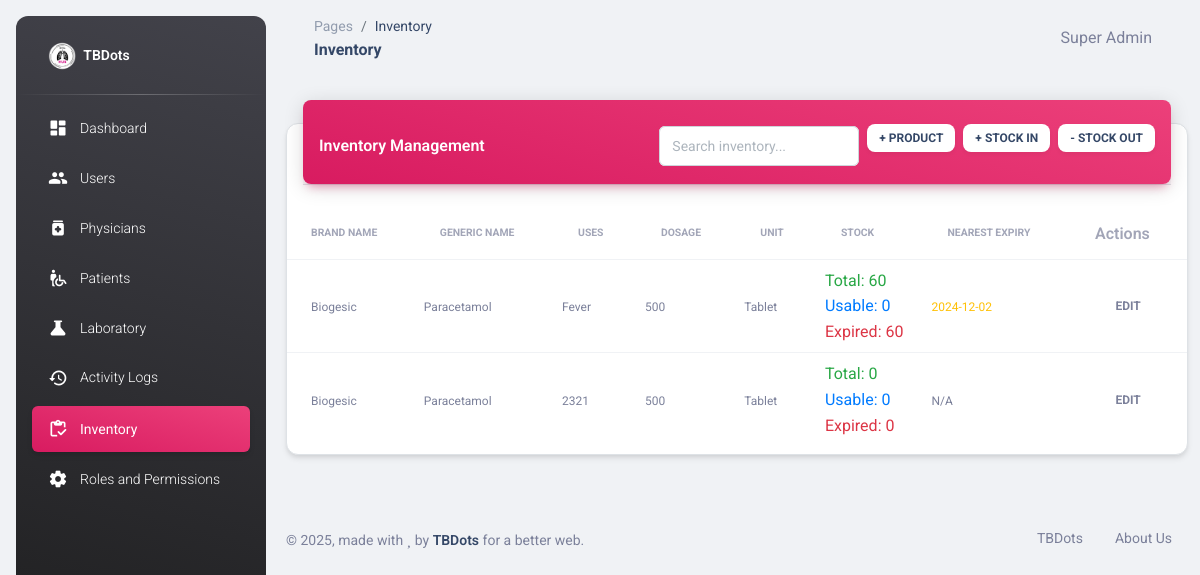
Page /inventory.php (signed in) on the committed database.
### tables this page shows
CREATE TABLE IF NOT EXISTS `products` (
  `id` int NOT NULL AUTO_INCREMENT,
  `brand_name` varchar(255) NOT NULL,
  `generic_name` varchar(255) NOT NULL,
  `uses` text,
  `dosage` varchar(255) DEFAULT NULL,
  `unit_of_measure` varchar(50) NOT NULL,
  `created_at` timestamp NULL DEFAULT CURRENT_TIMESTAMP,
  PRIMARY KEY (`id`)
);

### inventory.php (the view, shortened to what this page needs)
<?php
require_once "connection/db.php";
include_once('head.php');
$sql = "SELECT p.*,
        COALESCE(SUM(i.quantity), 0) as total_stock,
        MIN(i.expiration_date) as nearest_expiry,
        GROUP_CONCAT(
            CONCAT(i.batch_number, ':', i.quantity, ':', i.expiration_date)
            ORDER BY i.expiration_date ASC
            SEPARATOR '|'
        ) as batch_details
        FROM products p
        LEFT JOIN inventory i ON p.id = i.product_id
        GROUP BY p.id";
$products = $conn->query($sql);
?>
<body class="g-sidenav-show bg-gray-200">
    <?php include_once('sidebar.php'); ?>
    <main class="main-content position-relative max-height-vh-100 h-100 border-radius-lg">
        <?php include_once('navbar.php'); ?>
        <div class="container-fluid py-4">
            <div class="row">
                <div class="col-12">
                    <div class="card my-4">
                        <div class="card-header p-0 position-relative mt-n4 mx-3 z-index-2">
                            <div class="bg-gradient-primary shadow-primary border-radius-lg pt-4 pb-3">
                                <div class="d-flex justify-content-between align-items-center px-3">
                                    <h6 class="text-white text-capitalize mb-0">Inventory Management</h6>
                                    <div class="d-flex align-items-center gap-2">
                                        <div class="input-group input-group-outline bg-white rounded">
                                            <input type="text" id="searchInventory" class="form-control" placeholder="Search inventory...">
                                        </div>
                                        <button type="button" class="btn bg-white btn-sm" data-bs-toggle="modal" data-bs-target="#addProductModal">
                                            + Product
                                        </button>
                                        <button type="button" class="btn bg-white btn-sm" data-bs-toggle="modal" data-bs-target="#addInventoryModal">
                                            + Stock In
                                        </button>
                                        <button type="button" class="btn bg-white btn-sm" data-bs-toggle="modal" data-bs-target="#inventoryOutModal">
                                            - Stock Out
                                        </button>
                                    </div>
                                </div>
                            </div>
                        </div>
                        <div class="card-body px-0 pb-2">
                            <div class="table-responsive p-0">
                                <table class="table align-items-center mb-0" id="inventoryTable">
                                    <thead>
                                        <tr>
                                            <th class="text-uppercase text-secondary text-xxs font-weight-bolder opacity-7">Brand Name</th>
                                            <th class="text-uppercase text-secondary text-xxs font-weight-bolder opacity-7">Generic Name</th>
                                            <th class="text-uppercase text-secondary text-xxs font-weight-bolder opacity-7">Uses</th>
                                            <th class="text-uppercase text-secondary text-xxs font-weight-bolder opacity-7">Dosage</th>
                                            <th class="text-uppercase text-secondary text-xxs font-weight-bolder opacity-7">Unit</th>
                                            <th class="text-uppercase text-secondary text-xxs font-weight-bolder opacity-7">Stock</th>
                                            <th class="text-uppercase text-secondary text-xxs font-weight-bolder opacity-7">Nearest Expiry</th>
                                            <th class="text-secondary opacity-7">Actions</th>
                                        </tr>
                                    </thead>
                                    <tbody>
                                        <?php while($row = $products->fetch_assoc()): ?>
                                            <?php
                                            $usable_stock = 0;
                                            $expired_stock = 0;
                                            if ($row['batch_details']) {
                                                $batches = explode('|', $row['batch_details']);
                                                foreach ($batches as $batch) {
                                                    list($batchNumber, $quantity, $expiryDate) = explode(':', $batch);
                                                    if (strtotime($expiryDate) > time()) {
                                                        $usable_stock += $quantity;
                                                    } else {
                                                        $expired_stock += $quantity;
                                                    }
                                                }
                                            }
                                            ?>
                                            <tr onclick="showProductDetails(<?php echo htmlspecialchars(json_encode($row)); ?>)" style="cursor: pointer;">
                                                <td class="ps-4"><span class="text-secondary text-xs"><?php echo htmlspecialchars($row['brand_name']); ?></span></td>
                                                <td><span class="text-secondary text-xs"><?php echo htmlspecialchars($row['generic_name']); ?></span></td>
                                                <td><span class="text-secondary text-xs"><?php echo htmlspecialchars($row['uses']); ?></span></td>
                                                <td><span class="text-secondary text-xs"><?php echo htmlspecialchars($row['dosage']); ?></span></td>
                                                <td><span class="text-secondary text-xs"><?php echo htmlspecialchars($row['unit_of_measure']); ?></span></td>
                                                <td>
                                                    <div class="stock-info">
                                                        <span class="total-stock">Total: <?php echo $row['total_stock']; ?></span><br>
                                                        <span class="usable-stock">Usable: <?php echo $usable_stock; ?></span><br>
                                                        <span class="expired-stock">Expired: <?php echo $expired_stock; ?></span>
                                                    </div>
                                                </td>
                                                <td>
                                                    <span class="text-xs <?php echo ($row['nearest_expiry'] && strtotime($row['nearest_expiry']) < strtotime('+30 days')) ? 'expiry-warning' : ''; ?>">
                                                        <?php echo $row['nearest_expiry'] ? date('Y-m-d', strtotime($row['nearest_expiry'])) : 'N/A'; ?>
                                                    </span>
                                                </td>
                                                <td class="align-middle">
                                                    <button onclick='editProduct(<?php echo json_encode($row); ?>)' class="btn btn-link text-secondary mb-0">
                                                        <i class="fa fa-edit text-xs"></i> Edit
                                                    </button>
                                                </td>
                                            </tr>
                                        <?php endwhile; ?>
                                    </tbody>
                                </table>
                            </div>
                        </div>
                    </div>
                </div>
            </div>
        </div>
        <?php include_once('footer.php'); ?>
    </main>
</body>
</html>

### rows in the picture
products: brand_name "Biogesic", generic_name "Paracetamol", uses "Fever", dosage "500", unit_of_measure "Tablet", total_stock "60", usable_stock "0", expired_stock "60", nearest_expiry "2024-12-02"
products: brand_name "Biogesic", generic_name "Paracetamol", uses "2321", dosage "500", unit_of_measure "Tablet", total_stock "0", usable_stock "0", expired_stock "0", shows "N/A"

### other values in the picture
str_replace('_', ' ', str_replace('.php', '', $page_name)) "Inventory"
$_SESSION['fullname'] "Super Admin"
